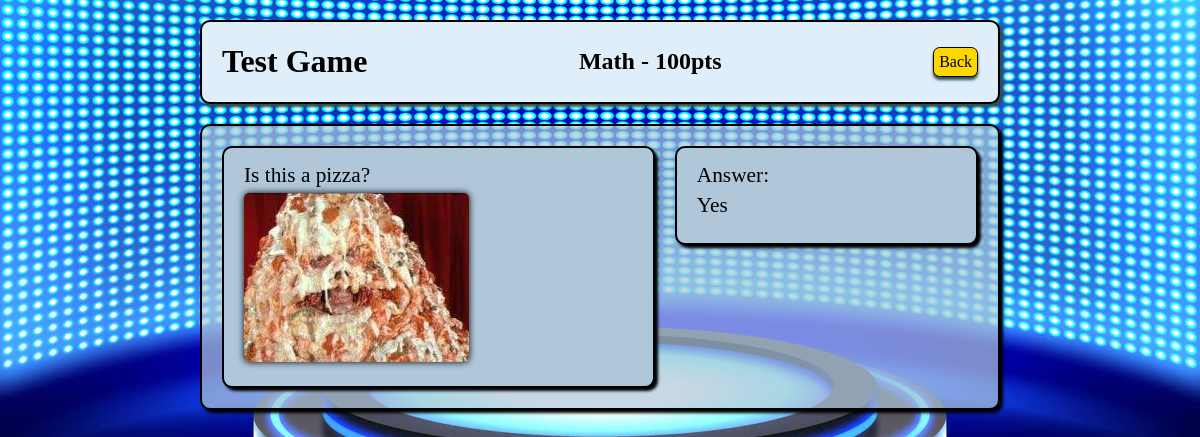
The page /games/questions/38 (signed in) on the database its author committed.
### gameboard_app/models.py (models this page shows, shortened)
class Category(models.Model):
    name = models.CharField(max_length=255)
    game_assigned = models.ForeignKey(Game, related_name="categories_avail", on_delete = models.CASCADE, default=1)
    created_at = models.DateTimeField(auto_now_add=True)
    updated_at = models.DateTimeField(auto_now=True)

class Game(models.Model):
    title = models.CharField(max_length=255)
    is_active = models.BooleanField(default=False)
    creator = models.ForeignKey(User, related_name='gameboards', on_delete=models.CASCADE, default=1)
    created_at = models.DateTimeField(auto_now_add=True)
    updated_at = models.DateTimeField(auto_now=True)

class Question(models.Model):
    question = models.TextField()
    pic = models.ImageField(upload_to='question_images/', null=True, blank=True, default='')
    answer = models.CharField(max_length=255)
    points = models.IntegerField(default=100)
    played = models.BooleanField(default=False)
    category_assigned = models.ForeignKey(Category, related_name="question_list", on_delete = models.CASCADE, default=1)
    created_at = models.DateTimeField(auto_now_add=True)
    updated_at = models.DateTimeField(auto_now=True)
    @classmethod
    def get_by_id(cls, id):
        return cls.objects.get(id=id)

### gameboard_app/views.py (the view)
# urls.py: path('questions/<int:question_id>', views.display_question, name='show_ques'),
def display_question(request, question_id):
    if 'user_id' not in request.session:
        return redirect('/')
    question = Question.get_by_id(id=question_id)
    context = {
        'question': question,
        'category': question.category_assigned
    }
    return render(request, 'question.html', context)

### gameboard_app/templates/question.html (shortened to what this page needs)
<!DOCTYPE html>
<html lang="en">
<head>
    {% load static %}
    <link rel="stylesheet" href="{% static 'css/style.css' %}">
</head>
<body>
    <div class="wrapper">
        <div class="nav_bar">
            <h1>{{ category.game_assigned.title }}</h1>
            <h2>{{ question.category_assigned.name }} - {{ question.points }}pts</h2>
            {% if category.game_assigned.is_active %}
                <a class="back" href="{% url 'play' category.game_assigned.id %}">Back</a>
            {% else %}
                <a class="back" href="{% url 'show_cat_qs' category.id %}">Back</a>
            {% endif %}
        </div>
        <div class="title_box">
            <div class="question_box">
                <div class="ques_box_left">
                    <p class="ques_text">{{ question.question }}</p>
                    {% if question.pic %}
                        {% if question.pic.url %}
                            <img src="{{ question.pic.url }}" class="ques_img"></img>
                        {% endif %}
                    {% endif %}
                </div>
                {% if category.game_assigned.is_active %}
                    <div class="ques_box_right">
                        <form action="{% url 'answer' %}" method="post">
                            {% csrf_token %}
                            <input type="hidden" name="question_id" value="{{ question.id }}">
                            <label><p style="margin-top: 10px;">Answer:</p></label>
                            <input class="input" type="text" style="margin-bottom: 10px; width: 95%;" name="answer">
                            <input class="back" type="submit" value="Submit">
                        </form>
                        <hr>
                        <div style="display: flex; justify-content: space-evenly;">
                            <a href="{% url 'correct' question.id %}" class="add">Correct</a>
                            <a href="{% url 'incorrect' question.id %}" class="delete">Incorrect</a>
                        </div>
                    </div>
                {% else %}
                    <div class="ques_box_right">
                        <p class="ques_text">Answer:</p>
                        <p class="ques_text">{{ question.answer }}</p>
                    </div>
                {% endif %}
            </div>
        </div>
    </div>
</body>
</html>

### gameboard_app/static/css/style.css (style rules this page uses)
body { background-image: url("../images/game-show-background-opt1.jpg"); background-position: center; background-size: cover; }
.wrapper { width: 800px; margin: auto; }
.nav_bar { display: flex; justify-content: space-between; align-items: center; margin: 20px 0px; padding: 0px 20px; border: 2px solid black; border-radius: 10px; background-color:rgb(224, 238, 249); box-shadow: 3px 3px 3px darkslategray; }
.title_box { border: 2px solid black; border-radius: 10px; background-color: rgb(176, 199, 218, 0.7); box-shadow: 3px 3px 3px black; }
.back, .delete, .q_edit, .q_delete, .play, .add { text-decoration: none; border: 1px solid black; border-radius: 5pt; box-shadow: 0px 3px 3px darkslategray; background-color: gold; color: black; padding: 5px; cursor: pointer; }
#select_game, #category_box, .question_box { display: flex; align-items: start; margin: 10px; }
.inner_boxes, .ques_box_left, .ques_box_right { border: 2px solid black; border-radius: 10px; box-shadow: 3px 3px 3px black; margin: 10px; padding: 10px 20px 20px; width: 50%; background-color: rgb(176, 199, 218); }
.ques_box_left { width: 60%; }
.ques_box_right { width: 40%; }
p { margin: 5px 0px; }
.ques_text { font-size: 16pt; }
.ques_img { max-width: 300px; max-height: 300px; border-radius: 5px; box-shadow: 0px 0px 7px black; }

### rows shown on the page
Category: game_assigned "Test Game"
Question: category_assigned.name "Math", points "100", question "Is this a pizza?", pic (picture), answer "Yes"
